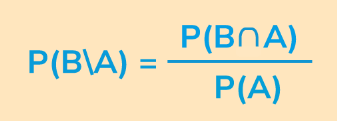
#> input picture Statistics & Probability/Bayes Theorem/images/conditional1.png, 337 x 121 px, found by its file name
$ jupyter execute 'conditional probability.ipynb'
#> lines starting #> are read from the running program, lines starting #| are printed output that depends on the picture
1. [Conditional Probability](#conditional-probability)

#### Conditional Probability:
- the ```likelihood``` of an event B occuring given the event A has already occured
- the numerator is a ```joint probability```

[cell 1]
from PIL import Image
from IPython.display import display

img = Image.open('images/conditional1.png')
#> img is the input picture: PIL image 337x121 RGBA; mean R, G, B, A 235.7, 224.2, 192.2, 255
new_image = img.resize((230, 100))
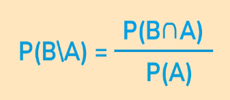
#> new_image: PIL image 230x100 RGBA; mean R, G, B, A 235.4, 224.2, 192.2, 255
display(new_image)
